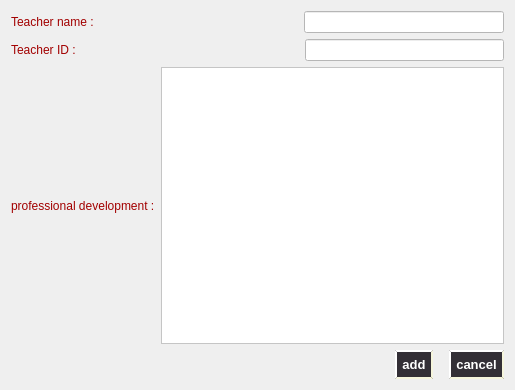
<?xml version="1.0" encoding="UTF-8"?>
<ui version="4.0">
 <class>addteacher</class>
 <widget class="QDialog" name="addteacher">
  <property name="geometry">
   <rect>
    <x>0</x>
    <y>0</y>
    <width>515</width>
    <height>390</height>
   </rect>
  </property>
  <property name="windowTitle">
   <string>Dialog</string>
  </property>
  <property name="styleSheet">
   <string notr="true">font: 700 12pt &quot;Perpetua&quot;;
color: rgb(0, 0, 0);</string>
  </property>
  <layout class="QVBoxLayout" name="verticalLayout_4">
   <item>
    <layout class="QVBoxLayout" name="verticalLayout_3">
     <item>
      <layout class="QVBoxLayout" name="verticalLayout_2">
       <item>
        <layout class="QHBoxLayout" name="horizontalLayout">
         <item>
          <widget class="QLabel" name="label">
           <property name="styleSheet">
            <string notr="true">font: 700 18pt &quot;Perpetua&quot;;
color: rgb(162, 0, 0);</string>
           </property>
           <property name="text">
            <string>Teacher name : </string>
           </property>
          </widget>
         </item>
         <item>
          <spacer name="horizontalSpacer">
           <property name="orientation">
            <enum>Qt::Horizontal</enum>
           </property>
           <property name="sizeHint" stdset="0">
            <size>
             <width>40</width>
             <height>20</height>
            </size>
           </property>
          </spacer>
         </item>
         <item>
          <widget class="QLineEdit" name="QName">
           <property name="styleSheet">
            <string notr="true">background-color: rgb(255, 255, 255);</string>
           </property>
          </widget>
         </item>
        </layout>
       </item>
       <item>
        <layout class="QHBoxLayout" name="horizontalLayout_2">
         <item>
          <widget class="QLabel" name="label_2">
           <property name="styleSheet">
            <string notr="true">font: 700 18pt &quot;Perpetua&quot;;
color: rgb(162, 0, 0);</string>
           </property>
           <property name="text">
            <string>Teacher ID :       </string>
           </property>
          </widget>
         </item>
         <item>
          <spacer name="horizontalSpacer_2">
           <property name="orientation">
            <enum>Qt::Horizontal</enum>
           </property>
           <property name="sizeHint" stdset="0">
            <size>
             <width>40</width>
             <height>20</height>
            </size>
           </property>
          </spacer>
         </item>
         <item>
          <widget class="QLineEdit" name="QID">
           <property name="styleSheet">
            <string notr="true">background-color: rgb(255, 255, 255);</string>
           </property>
          </widget>
         </item>
        </layout>
       </item>
      </layout>
     </item>
     <item>
      <layout class="QHBoxLayout" name="horizontalLayout_3">
       <item>
        <widget class="QLabel" name="label_3">
         <property name="styleSheet">
          <string notr="true">font: 700 12pt &quot;Perpetua&quot;;
color: rgb(162, 0, 0);</string>
         </property>
         <property name="text">
          <string>professional development :</string>
         </property>
        </widget>
       </item>
       <item>
        <widget class="QTextEdit" name="QPD">
         <property name="styleSheet">
          <string notr="true">background-color: rgb(255, 255, 255);</string>
         </property>
        </widget>
       </item>
      </layout>
     </item>
    </layout>
   </item>
   <item>
    <layout class="QVBoxLayout" name="verticalLayout"/>
   </item>
   <item>
    <layout class="QHBoxLayout" name="horizontalLayout_4">
     <item>
      <spacer name="horizontalSpacer_4">
       <property name="orientation">
        <enum>Qt::Horizontal</enum>
       </property>
       <property name="sizeHint" stdset="0">
        <size>
         <width>40</width>
         <height>20</height>
        </size>
       </property>
      </spacer>
     </item>
     <item>
      <widget class="QPushButton" name="pushButton">
       <property name="styleSheet">
        <string notr="true">font: 900 11pt &quot;Segoe UI Black&quot;;
border-radius: 15px;
margin-left: 10px; border-radius: 15px; background: rgba(49, 45, 52, 253); color: #4A0C46;
color : white;
 border-style: outset;
     border-width: 2px;
     border-radius: 15px;
     border-color: beige;
     font: bold 13px;
     min-width: 4em;
     padding: 5px;</string>
       </property>
       <property name="text">
        <string>add</string>
       </property>
      </widget>
     </item>
     <item>
      <widget class="QPushButton" name="pushButton_2">
       <property name="styleSheet">
        <string notr="true">font: 900 11pt &quot;Segoe UI Black&quot;;
border-radius: 15px;
margin-left: 10px; border-radius: 15px; background: rgba(49, 45, 52, 253); color: #4A0C46;
color : white;
 border-style: outset;
     border-width: 2px;
     border-radius: 15px;
     border-color: beige;
     font: bold 13px;
     min-width: 4em;
     padding: 5px;</string>
       </property>
       <property name="text">
        <string>cancel</string>
       </property>
      </widget>
     </item>
    </layout>
   </item>
  </layout>
 </widget>
 <resources/>
 <connections/>
</ui>
